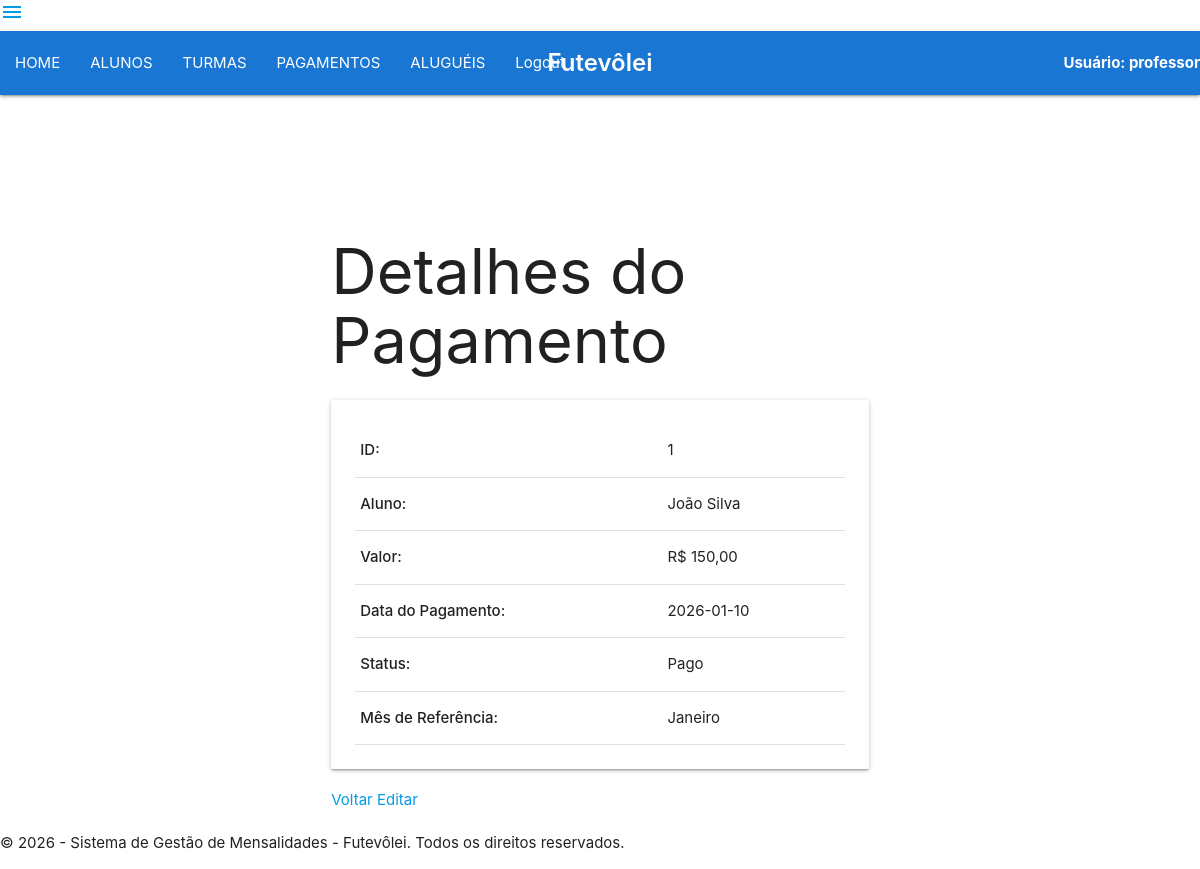
Page /VIEW/PAGAMENTO/frmdetPagamento.php?id=1 (signed in) on the committed database.
### tables this page shows
CREATE TABLE `pagamento` (
  `id` int(11) NOT NULL,
  `aluno` int(11) NOT NULL,
  `valor` float NOT NULL,
  `data_pagamento` date NOT NULL,
  `status` varchar(20) NOT NULL,
  `mes_referencia` varchar(20) NOT NULL
);

CREATE TABLE `aluno` (
  `id` int(11) NOT NULL,
  `nome` varchar(50) NOT NULL,
  `telefone` varchar(15) NOT NULL,
  `email` varchar(50) NOT NULL,
  `turma` int(11) NOT NULL,
  `data_inscricao` date NOT NULL
);

### DAL/pagamento.php (called while the page is built, shortened)
<?php
include_once $_SERVER['DOCUMENT_ROOT'] . "/futevolei_mensalidades/DAL/conexao.php";
include_once $_SERVER['DOCUMENT_ROOT'] . "/futevolei_mensalidades/MODEL/pagamento.php";
class Pagamento
{
    public function SelectById(int $id)
    {
        $sql = "Select * from pagamento where id=?;";
        $con = Conexao::conectar();
        $query = $con->prepare($sql);
        $query->execute(array($id));
        $linha = $query->fetch(\PDO::FETCH_ASSOC);
        $pagamento = new \MODEL\Pagamento();
        $pagamento->setId($linha['id']);
        $pagamento->setAluno($linha['aluno']);
        $pagamento->setValor($linha['valor']);
        $pagamento->setDataPagamento($linha['data_pagamento']);
        $pagamento->setStatus($linha['status']);
        $pagamento->setMesReferencia($linha['mes_referencia']);
        return $pagamento;
    }
}
?>

### DAL/conexao.php (called while the page is built, shortened)
<?php
    class Conexao {
        private static $dbNome = 'futevolei';
        private static $dbHost = 'localhost';
        private static $dbUsuario = 'root';
        private static $dbSenha = '';
        private static $cont = null;
        public static function conectar(){
          if (self::$cont == null){
              try{
                self::$cont = new PDO("mysql:host=" . self::$dbHost . ";dbname=" . self::$dbNome,  self::$dbUsuario , self::$dbSenha);
                   }
            catch (\PDOException $exception) {
                die ($exception->getMessage());
            }
        }
        return self::$cont;
    }
    public static function desconectar (){
        self::$cont = null;
        return self::$cont;
    }
    }
?>

### MODEL/pagamento.php (called while the page is built, shortened)
<?php
    class Pagamento{
         private ?int $id;
         private ?float $valor;
         private ?string $data_pagamento;
         private ?string $status;
         private ?string $mes_referencia;
         public function getId() {
            return $this->id;
         }
         public function setId(int $id){
            $this->id = $id;
         }
         public function getValor() {
            return $this->valor;
         }
         public function setValor(float $valor){
            $this->valor = $valor;
         }
         public function getDataPagamento() {
            return $this->data_pagamento;
         }
         public function setDataPagamento(string $data_pagamento){
            $this->data_pagamento = $data_pagamento;
         }
         public function getStatus() {
            return $this->status;
         }
         public function setStatus(string $status){
            $this->status = $status;
         }
         public function getMesReferencia() {
            return $this->mes_referencia;
         }
         public function setMesReferencia(string $mes_referencia){
            $this->mes_referencia = $mes_referencia;
         }
    }
?>

### DAL/aluno.php (called while the page is built, shortened)
<?php
include_once $_SERVER['DOCUMENT_ROOT'] . "/futevolei_mensalidades/DAL/conexao.php";
include_once $_SERVER['DOCUMENT_ROOT'] . "/futevolei_mensalidades/MODEL/aluno.php";
class Aluno
{
    public function SelectById(int $id)
    {
        $sql = "Select * from aluno where id=?;";
        $con = Conexao::conectar();
        $query = $con->prepare($sql);
        $query->execute(array($id));
        $linha = $query->fetch(\PDO::FETCH_ASSOC);
        $aluno = new \MODEL\Aluno();
        $aluno->setId($linha['id']);
        $aluno->setNome($linha['nome']);
        $aluno->setTelefone($linha['telefone']);
        $aluno->setEmail($linha['email']);
        $aluno->setTurma($linha['turma']);
        $aluno->setDataInscricao($linha['data_inscricao']);
        return $aluno;
    }
}
?>

### MODEL/aluno.php (called while the page is built, shortened)
<?php
    class Aluno{
         private ?string $nome;
         public function getNome() {
            return $this->nome;
         }
         public function setNome(string $nome){
            $this->nome = $nome;
         }
    }
?>

### VIEW/PAGAMENTO/frmdetPagamento.php (the view, shortened to what this page needs)
<?php
include_once $_SERVER['DOCUMENT_ROOT'] . "/futevolei_mensalidades/DAL/pagamento.php";
include_once $_SERVER['DOCUMENT_ROOT'] . "/futevolei_mensalidades/DAL/aluno.php";
include_once $_SERVER['DOCUMENT_ROOT'] . "/futevolei_mensalidades/VIEW/menu.php";
$id = $_GET['id'];
$dalPagamento = new \DAL\Pagamento();
$pagamento = $dalPagamento->SelectById($id);
$dalAluno = new \DAL\Aluno();
$aluno = $dalAluno->SelectById($pagamento->getAluno());
$status_class = ($pagamento->getStatus() == 'Pago') ? 'status-pago' : 'status-pendente';
?>
<!DOCTYPE html>
<html>
<head>
    <link rel="stylesheet" href="https://cdnjs.cloudflare.com/ajax/libs/materialize/1.0.0/css/materialize.min.css">
</head>
<body>
<div class="container" style="margin-top: 100px;">
    <div class="row">
        <div class="col s12 m8 offset-m2">
            <h1 class="page-title">Detalhes do Pagamento</h1>
            <div class="card">
                <div class="card-content">
                    <table class="table">
                        <tr>
                            <td><strong>ID:</strong></td>
                            <td><?php echo $pagamento->getId(); ?></td>
                        </tr>
                        <tr>
                            <td><strong>Aluno:</strong></td>
                            <td><?php echo htmlspecialchars($aluno->getNome()); ?></td>
                        </tr>
                        <tr>
                            <td><strong>Valor:</strong></td>
                            <td>R$ <?php echo number_format($pagamento->getValor(), 2, ',', '.'); ?></td>
                        </tr>
                        <tr>
                            <td><strong>Data do Pagamento:</strong></td>
                            <td><?php echo $pagamento->getDataPagamento(); ?></td>
                        </tr>
                        <tr>
                            <td><strong>Status:</strong></td>
                            <td><span class="<?php echo $status_class; ?>"><?php echo $pagamento->getStatus(); ?></span></td>
                        </tr>
                        <tr>
                            <td><strong>Mês de Referência:</strong></td>
                            <td><?php echo htmlspecialchars($pagamento->getMesReferencia()); ?></td>
                        </tr>
                    </table>
                </div>
            </div>
            <div style="margin-top: 20px;">
                <a href="lstPagamento.php" class="btn-custom">Voltar</a>
                <a href="frmedtPagamento.php?id=<?php echo $pagamento->getId(); ?>" class="btn-edit">Editar</a>
            </div>
        </div>
    </div>
</div>
<footer class="footer">
    <p>&copy; 2026 - Sistema de Gestão de Mensalidades - Futevôlei. Todos os direitos reservados.</p>
</footer>
</body>
</html>

### rows in the picture
pagamento: id "1", valor "150,00", data_pagamento "2026-01-10", status "Pago", mes_referencia "Janeiro"
aluno: nome "João Silva"

### other values in the picture
$_SESSION['login'] "professor"
